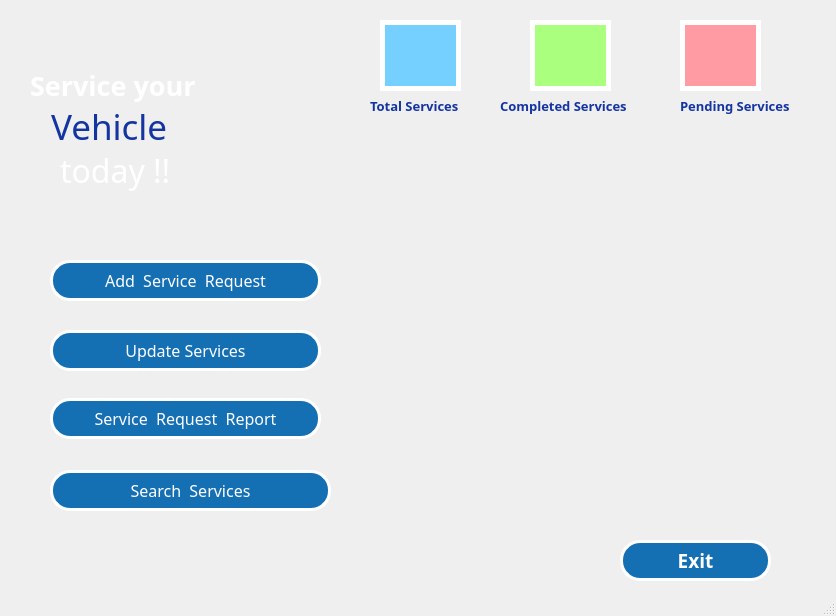
<?xml version="1.0" encoding="UTF-8"?>
<ui version="4.0">
 <class>MainWindow</class>
 <widget class="QMainWindow" name="MainWindow">
  <property name="geometry">
   <rect>
    <x>0</x>
    <y>0</y>
    <width>836</width>
    <height>616</height>
   </rect>
  </property>
  <property name="windowTitle">
   <string>Service Page</string>
  </property>
  <property name="windowIcon">
   <iconset resource="resource.qrc">
    <normaloff>:/img/img/icon2.png</normaloff>:/img/img/icon2.png</iconset>
  </property>
  <property name="styleSheet">
   <string notr="true">/*background-image: url(:/img/img/2.jpg);</string>
  </property>
  <widget class="QWidget" name="centralwidget">
   <widget class="QPushButton" name="btnadd">
    <property name="geometry">
     <rect>
      <x>50</x>
      <y>260</y>
      <width>271</width>
      <height>41</height>
     </rect>
    </property>
    <property name="font">
     <font>
      <family>Showcard Gothic</family>
      <pointsize>-1</pointsize>
      <bold>false</bold>
     </font>
    </property>
    <property name="styleSheet">
     <string notr="true">
QPushButton {
        color: white;
	background-color: rgb(21, 111, 179);
        border: 3px solid white;          /* White border */
        border-radius: 20px;
        padding: 6px 12px;
        font-size: 16px;
    }

    QPushButton:hover {
        background-color: #00BCD4;        /* Color on hover */
        border: 2px solid white;
    }

    QPushButton:pressed {
        background-color: #0097A7;        /* Color when pressed */
    }
</string>
    </property>
    <property name="text">
     <string>Add  Service  Request</string>
    </property>
   </widget>
   <widget class="QPushButton" name="btnupdate">
    <property name="geometry">
     <rect>
      <x>50</x>
      <y>330</y>
      <width>271</width>
      <height>41</height>
     </rect>
    </property>
    <property name="font">
     <font>
      <family>Showcard Gothic</family>
      <pointsize>-1</pointsize>
      <bold>false</bold>
     </font>
    </property>
    <property name="styleSheet">
     <string notr="true">QPushButton {
        color: white;
	background-color: rgb(21, 111, 179);
        border: 3px solid white;          /* White border */
        border-radius: 20px;
        padding: 6px 12px;
        font-size: 16px;
    }

    QPushButton:hover {
        background-color: #00BCD4;        /* Color on hover */
        border: 2px solid white;
    }

    QPushButton:pressed {
        background-color: #0097A7;        /* Color when pressed */
    }</string>
    </property>
    <property name="text">
     <string>Update Services</string>
    </property>
   </widget>
   <widget class="QPushButton" name="btncustomerinfo">
    <property name="geometry">
     <rect>
      <x>50</x>
      <y>398</y>
      <width>271</width>
      <height>41</height>
     </rect>
    </property>
    <property name="font">
     <font>
      <family>Showcard Gothic</family>
      <pointsize>-1</pointsize>
      <bold>false</bold>
     </font>
    </property>
    <property name="styleSheet">
     <string notr="true">QPushButton {
        color: white;
	background-color: rgb(21, 111, 179);
        border: 3px solid white;          /* White border */
        border-radius: 20px;
        padding: 6px 12px;
        font-size: 16px;
    }

    QPushButton:hover {
        background-color: #00BCD4;        /* Color on hover */
        border: 2px solid white;
    }

    QPushButton:pressed {
        background-color: #0097A7;        /* Color when pressed */
    }</string>
    </property>
    <property name="text">
     <string>Service  Request  Report</string>
    </property>
   </widget>
   <widget class="QPushButton" name="btnexit">
    <property name="geometry">
     <rect>
      <x>620</x>
      <y>540</y>
      <width>151</width>
      <height>41</height>
     </rect>
    </property>
    <property name="font">
     <font>
      <family>Bell MT</family>
      <pointsize>14</pointsize>
      <bold>true</bold>
     </font>
    </property>
    <property name="styleSheet">
     <string notr="true">QPushButton {
	background-color: rgb(21, 111, 179);
    color: white;                  /* White text */
    padding: 8px 16px;             /* Inner spacing */
    font-weight: bold;
border-radius: 20px ;
border:3px solid white;

 }
QPushButton:hover {
         /* Darker blue on hover */
	background-color: rgb(8, 160, 255);
}

QPushButton:pressed {
    background-color: #003d80;     /* Even darker on press */
}</string>
    </property>
    <property name="text">
     <string>Exit</string>
    </property>
   </widget>
   <widget class="QPushButton" name="btnsearch">
    <property name="geometry">
     <rect>
      <x>50</x>
      <y>470</y>
      <width>281</width>
      <height>41</height>
     </rect>
    </property>
    <property name="font">
     <font>
      <family>Showcard Gothic</family>
      <pointsize>-1</pointsize>
      <bold>false</bold>
     </font>
    </property>
    <property name="styleSheet">
     <string notr="true">QPushButton {
        color: white;
	background-color: rgb(21, 111, 179);
        border: 3px solid white;          /* White border */
        border-radius: 20px;
        padding: 6px 12px;
        font-size: 16px;
    }

    QPushButton:hover {
        background-color: #00BCD4;        /* Color on hover */
        border: 2px solid white;
    }

    QPushButton:pressed {
        background-color: #0097A7;        /* Color when pressed */
    }</string>
    </property>
    <property name="text">
     <string>Search  Services</string>
    </property>
   </widget>
   <widget class="QLineEdit" name="lineEdittotal">
    <property name="geometry">
     <rect>
      <x>380</x>
      <y>20</y>
      <width>81</width>
      <height>71</height>
     </rect>
    </property>
    <property name="font">
     <font>
      <family>Bell MT</family>
      <pointsize>25</pointsize>
      <bold>true</bold>
     </font>
    </property>
    <property name="styleSheet">
     <string notr="true">
background-color: rgb(117, 207, 255);
border: 5px solid white;</string>
    </property>
    <property name="alignment">
     <set>Qt::AlignmentFlag::AlignCenter</set>
    </property>
    <property name="readOnly">
     <bool>true</bool>
    </property>
   </widget>
   <widget class="QLineEdit" name="lineEditcompleted">
    <property name="geometry">
     <rect>
      <x>530</x>
      <y>20</y>
      <width>81</width>
      <height>71</height>
     </rect>
    </property>
    <property name="font">
     <font>
      <family>Bell MT</family>
      <pointsize>25</pointsize>
      <bold>true</bold>
     </font>
    </property>
    <property name="styleSheet">
     <string notr="true">
border: 5px solid white;
background-color: rgb(170, 255, 127);</string>
    </property>
    <property name="alignment">
     <set>Qt::AlignmentFlag::AlignCenter</set>
    </property>
    <property name="readOnly">
     <bool>true</bool>
    </property>
   </widget>
   <widget class="QLineEdit" name="lineEditpending">
    <property name="geometry">
     <rect>
      <x>680</x>
      <y>20</y>
      <width>81</width>
      <height>71</height>
     </rect>
    </property>
    <property name="font">
     <font>
      <family>Bell MT</family>
      <pointsize>25</pointsize>
      <bold>true</bold>
     </font>
    </property>
    <property name="styleSheet">
     <string notr="true">
border: 5px solid white;
background-color: rgb(255, 156, 163);</string>
    </property>
    <property name="alignment">
     <set>Qt::AlignmentFlag::AlignCenter</set>
    </property>
    <property name="readOnly">
     <bool>true</bool>
    </property>
   </widget>
   <widget class="QLabel" name="label">
    <property name="geometry">
     <rect>
      <x>230</x>
      <y>100</y>
      <width>75</width>
      <height>60</height>
     </rect>
    </property>
    <property name="styleSheet">
     <string notr="true">image: url(:/img/img/icon2.png);</string>
    </property>
    <property name="text">
     <string/>
    </property>
   </widget>
   <widget class="QLabel" name="label_2">
    <property name="geometry">
     <rect>
      <x>30</x>
      <y>60</y>
      <width>291</width>
      <height>51</height>
     </rect>
    </property>
    <property name="font">
     <font>
      <family>Ravie</family>
      <pointsize>20</pointsize>
      <bold>true</bold>
     </font>
    </property>
    <property name="styleSheet">
     <string notr="true">color: rgb(255, 255, 255);</string>
    </property>
    <property name="text">
     <string>Service your</string>
    </property>
   </widget>
   <widget class="QLabel" name="label_3">
    <property name="geometry">
     <rect>
      <x>51</x>
      <y>101</y>
      <width>201</width>
      <height>51</height>
     </rect>
    </property>
    <property name="font">
     <font>
      <family>Ravie</family>
      <pointsize>26</pointsize>
      <bold>false</bold>
     </font>
    </property>
    <property name="styleSheet">
     <string notr="true">/*color: rgb(21, 111, 179);*/
color: rgb(19, 52, 161);</string>
    </property>
    <property name="text">
     <string>Vehicle</string>
    </property>
   </widget>
   <widget class="QLabel" name="label_4">
    <property name="geometry">
     <rect>
      <x>60</x>
      <y>140</y>
      <width>221</width>
      <height>61</height>
     </rect>
    </property>
    <property name="font">
     <font>
      <family>Ravie</family>
      <pointsize>24</pointsize>
      <bold>false</bold>
     </font>
    </property>
    <property name="styleSheet">
     <string notr="true">color: rgb(255, 255, 255);</string>
    </property>
    <property name="text">
     <string>today !!</string>
    </property>
   </widget>
   <widget class="QLabel" name="label_5">
    <property name="geometry">
     <rect>
      <x>370</x>
      <y>90</y>
      <width>121</width>
      <height>31</height>
     </rect>
    </property>
    <property name="font">
     <font>
      <family>Rockwell</family>
      <pointsize>10</pointsize>
      <italic>false</italic>
      <bold>true</bold>
     </font>
    </property>
    <property name="styleSheet">
     <string notr="true">font: 700 10pt &quot;Rockwell&quot;;
color: rgb(19, 52, 161);</string>
    </property>
    <property name="text">
     <string>Total Services</string>
    </property>
   </widget>
   <widget class="QLabel" name="label_6">
    <property name="geometry">
     <rect>
      <x>500</x>
      <y>90</y>
      <width>171</width>
      <height>31</height>
     </rect>
    </property>
    <property name="font">
     <font>
      <family>Rockwell</family>
      <pointsize>10</pointsize>
      <italic>false</italic>
      <bold>true</bold>
     </font>
    </property>
    <property name="styleSheet">
     <string notr="true">font: 700 10pt &quot;Rockwell&quot;;
color: rgb(19, 52, 161);</string>
    </property>
    <property name="text">
     <string>Completed Services</string>
    </property>
   </widget>
   <widget class="QLabel" name="label_7">
    <property name="geometry">
     <rect>
      <x>680</x>
      <y>90</y>
      <width>141</width>
      <height>31</height>
     </rect>
    </property>
    <property name="font">
     <font>
      <family>Rockwell</family>
      <pointsize>10</pointsize>
      <italic>false</italic>
      <bold>true</bold>
     </font>
    </property>
    <property name="styleSheet">
     <string notr="true">font: 700 10pt &quot;Rockwell&quot;;
color: rgb(19, 52, 161);</string>
    </property>
    <property name="text">
     <string>Pending Services</string>
    </property>
   </widget>
   <zorder>label</zorder>
   <zorder>btnadd</zorder>
   <zorder>btnupdate</zorder>
   <zorder>btncustomerinfo</zorder>
   <zorder>btnexit</zorder>
   <zorder>btnsearch</zorder>
   <zorder>lineEdittotal</zorder>
   <zorder>lineEditcompleted</zorder>
   <zorder>lineEditpending</zorder>
   <zorder>label_2</zorder>
   <zorder>label_4</zorder>
   <zorder>label_5</zorder>
   <zorder>label_6</zorder>
   <zorder>label_7</zorder>
   <zorder>label_3</zorder>
  </widget>
  <widget class="QMenuBar" name="menubar">
   <property name="geometry">
    <rect>
     <x>0</x>
     <y>0</y>
     <width>836</width>
     <height>26</height>
    </rect>
   </property>
  </widget>
  <widget class="QStatusBar" name="statusbar"/>
 </widget>
 <resources>
  <include location="resource.qrc"/>
 </resources>
 <connections/>
</ui>
